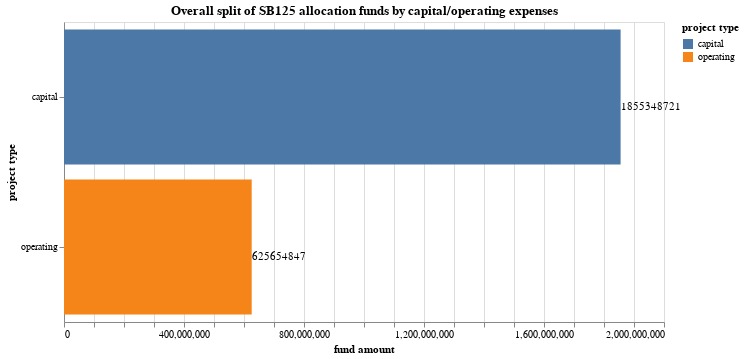
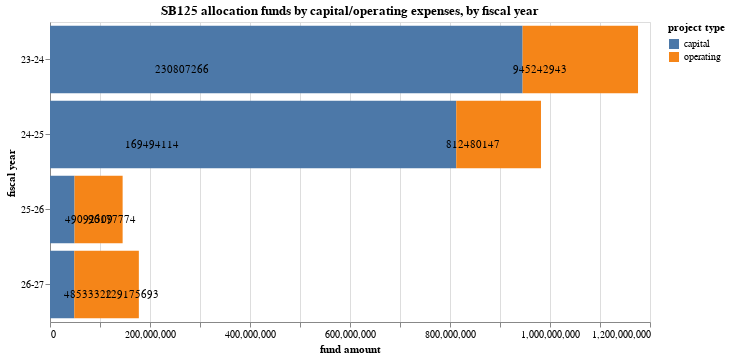
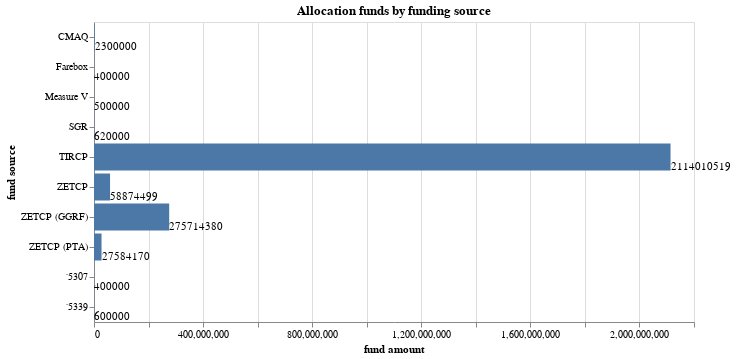

Notebook cell for these charts, in order:
### Code cell
display(
    overall_chart + overall_text,
    stack_chart + stack_text,
    source_chart + source_text,
)

### Figure 1 — Vega-Lite specification as saved in the notebook (floating-point values rounded to 4 significant figures)
{"config": {"view": {"continuousWidth": 300, "continuousHeight": 300}}, "layer": [{"mark": {"type": "bar", "point": true}, "encoding": {"color": {"field": "project type", "type": "nominal"}, "tooltip": [{"field": "project type", "type": "nominal"}, {"field": "fund amount", "type": "quantitative"}], "x": {"field": "fund amount", "type": "quantitative"}, "y": {"field": "project type", "type": "nominal"}}, "title": "Overall split of SB125 allocation funds by capital/operating expenses"}, {"mark": {"type": "text", "align": "left", "dx": 0, "dy": 10}, "encoding": {"color": {"value": "black"}, "text": {"field": "fund amount", "type": "quantitative"}, "tooltip": [{"field": "project type", "type": "nominal"}, {"field": "fund amount", "type": "quantitative"}], "x": {"field": "fund amount", "type": "quantitative"}, "y": {"field": "project type", "type": "nominal"}}, "title": "Overall split of SB125 allocation funds by capital/operating expenses"}], "data": {"name": "data-1b093f4fd754b12a94a60701a45260f5"}, "height": 300, "width": 600, "$schema": "https://vega.github.io/schema/vega-lite/v5.17.0.json", "datasets": {"data-1b093f4fd754b12a94a60701a45260f5": [{"project type": "capital", "fund amount": 1855348721}, {"project type": "operating", "fund amount": 625654847}]}}

### Figure 2 — Vega-Lite specification as saved in the notebook (floating-point values rounded to 4 significant figures)
{"config": {"view": {"continuousWidth": 300, "continuousHeight": 300}}, "layer": [{"mark": {"type": "bar", "point": true}, "encoding": {"color": {"field": "project type", "type": "nominal"}, "tooltip": [{"field": "project type", "type": "nominal"}, {"field": "fund amount", "type": "quantitative"}], "x": {"field": "fund amount", "type": "quantitative"}, "y": {"field": "fiscal year", "type": "nominal"}}, "title": "SB125 allocation funds by capital/operating expenses, by fiscal year"}, {"mark": {"type": "text", "align": "left", "dx": -10, "dy": 10}, "encoding": {"color": {"value": "black"}, "text": {"field": "fund amount", "type": "quantitative"}, "tooltip": [{"field": "project type", "type": "nominal"}, {"field": "fund amount", "type": "quantitative"}], "x": {"field": "fund amount", "type": "quantitative"}, "y": {"field": "fiscal year", "type": "nominal"}}, "title": "SB125 allocation funds by capital/operating expenses, by fiscal year"}], "data": {"name": "data-a7e1deb4b2d7757328984cb1370701fb"}, "height": 300, "width": 600, "$schema": "https://vega.github.io/schema/vega-lite/v5.17.0.json", "datasets": {"data-a7e1deb4b2d7757328984cb1370701fb": [{"fiscal year": "23-24", "project type": "capital", "fund amount": 945242943}, {"fiscal year": "23-24", "project type": "operating", "fund amount": 230807266}, {"fiscal year": "24-25", "project type": "capital", "fund amount": 812480147}, {"fiscal year": "24-25", "project type": "operating", "fund amount": 169494114}, {"fiscal year": "25-26", "project type": "capital", "fund amount": 49092309}, {"fiscal year": "25-26", "project type": "operating", "fund amount": 96177774}, {"fiscal year": "26-27", "project type": "capital", "fund amount": 48533322}, {"fiscal year": "26-27", "project type": "operating", "fund amount": 129175693}]}}

### Figure 3 — Vega-Lite specification as saved in the notebook (floating-point values rounded to 4 significant figures)
{"config": {"view": {"continuousWidth": 300, "continuousHeight": 300}}, "layer": [{"mark": {"type": "bar", "point": true}, "encoding": {"tooltip": [{"field": "fund source", "type": "nominal"}, {"field": "fund amount", "type": "quantitative"}], "x": {"field": "fund amount", "type": "quantitative"}, "y": {"field": "fund source", "type": "nominal"}}, "title": "Allocation funds by funding source"}, {"mark": {"type": "text", "align": "left", "dx": 0, "dy": 10}, "encoding": {"color": {"value": "black"}, "text": {"field": "fund amount", "type": "quantitative"}, "tooltip": [{"field": "fund source", "type": "nominal"}, {"field": "fund amount", "type": "quantitative"}], "x": {"field": "fund amount", "type": "quantitative"}, "y": {"field": "fund source", "type": "nominal"}}, "title": "Allocation funds by funding source"}], "data": {"name": "data-7bf9c430f850755e275907cef1f095c7"}, "height": 300, "width": 600, "$schema": "https://vega.github.io/schema/vega-lite/v5.17.0.json", "datasets": {"data-7bf9c430f850755e275907cef1f095c7": [{"fund source": "CMAQ", "fund amount": 2300000, "rtpa": 1}, {"fund source": "Farebox", "fund amount": 400000, "rtpa": 1}, {"fund source": "Measure V", "fund amount": 500000, "rtpa": 1}, {"fund source": "SGR", "fund amount": 620000, "rtpa": 1}, {"fund source": "TIRCP", "fund amount": 2114010519, "rtpa": 30}, {"fund source": "ZETCP", "fund amount": 58874499, "rtpa": 3}, {"fund source": "ZETCP (GGRF)", "fund amount": 275714380, "rtpa": 26}, {"fund source": "ZETCP (PTA)", "fund amount": 27584170, "rtpa": 23}, {"fund source": "`5307", "fund amount": 400000, "rtpa": 1}, {"fund source": "`5339", "fund amount": 600000, "rtpa": 1}]}}
